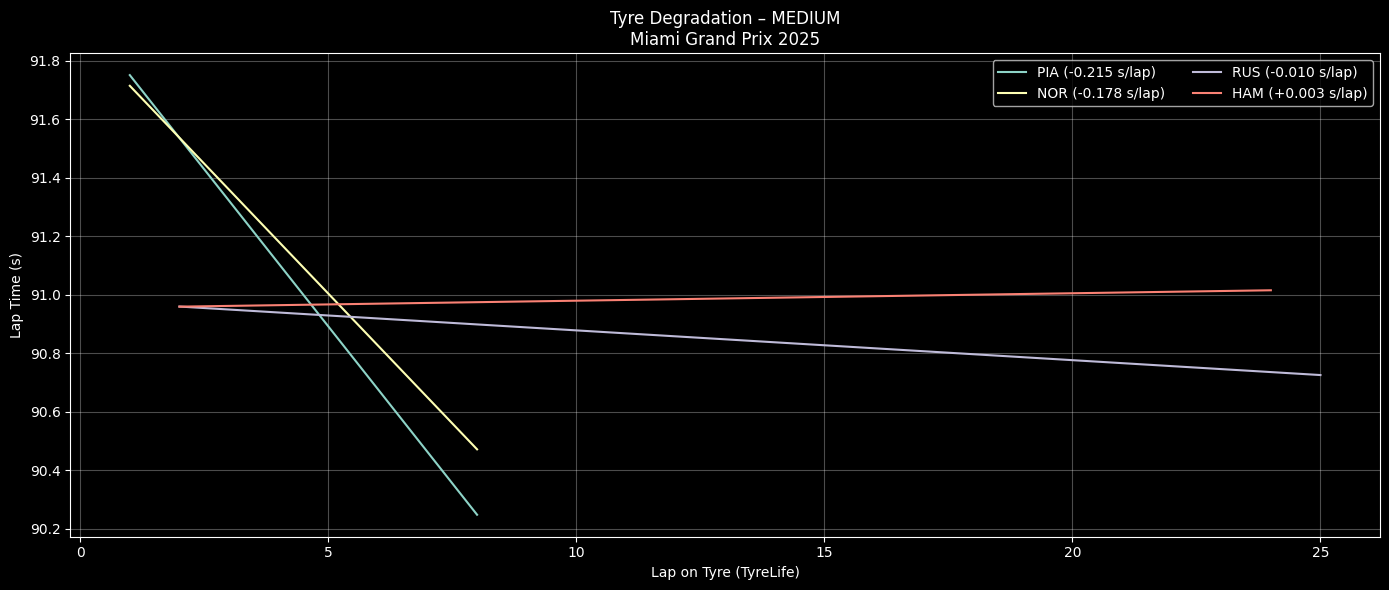

This figure's Python source:
import fastf1, os
import pandas as pd
import numpy as np
import matplotlib.pyplot as plt
from pathlib import Path

# ========= CONFIG =========
YEAR = 2025
GP = "Miami Grand Prix"
SESSION = "R"
COMPOUND = "MEDIUM"      # SOFT / MEDIUM / HARD
TOP_N = 10             # Top N finishers
CACHE_DIR = Path("/content/fastf1_cache")

# ========= CACHE =========
CACHE_DIR.mkdir(parents=True, exist_ok=True)
fastf1.Cache.enable_cache(CACHE_DIR)

# ========= LOAD SESSION =========
session = fastf1.get_session(YEAR, GP, SESSION)
session.load()

laps = session.laps.copy()
laps = laps[laps["IsAccurate"]]

# Convert laptime to seconds
laps["LapTimeSec"] = laps["LapTime"].dt.total_seconds()

# ========= SELECT TOP DRIVERS =========
drivers = (
    session.results
    .sort_values("Position")
    .head(TOP_N)["Abbreviation"]
    .tolist()
)

laps = laps[laps["Driver"].isin(drivers)]

# ========= CLEAN LAPS =========
laps = laps[
    laps["PitInTime"].isna() &
    laps["PitOutTime"].isna() &
    (laps["Compound"] == COMPOUND)
]

# ========= REMOVE OUTLIERS (IQR PER DRIVER PER STINT) =========
clean = []

for (d, stint), dl in laps.groupby(["Driver", "Stint"]):
    if len(dl) < 5:
        continue

    q1, q3 = dl["LapTimeSec"].quantile([0.25, 0.75])
    iqr = q3 - q1

    dl = dl[
        (dl["LapTimeSec"] >= q1 - 1.5 * iqr) &
        (dl["LapTimeSec"] <= q3 + 1.5 * iqr)
    ]

    clean.append(dl)

clean = pd.concat(clean)

# ========= PLOT TYRE DEGRADATION =========
plt.figure(figsize=(14,6))

for d in drivers:
    dl = clean[clean["Driver"] == d]

    # pilih stint terpanjang untuk driver tsb
    if dl.empty:
        continue

    stint_id = (
        dl.groupby("Stint").size().idxmax()
    )

    stint_laps = dl[dl["Stint"] == stint_id]

    if len(stint_laps) < 5:
        continue

    x = stint_laps["TyreLife"]
    y = stint_laps["LapTimeSec"]

    # Linear regression → degradation slope
    z = np.polyfit(x, y, 1)
    y_fit = np.polyval(z, x)

    plt.plot(x, y_fit, label=f"{d} ({z[0]:+.03f} s/lap)")

plt.title(f"Tyre Degradation – {COMPOUND}\n{GP} {YEAR}")
plt.xlabel("Lap on Tyre (TyreLife)")
plt.ylabel("Lap Time (s)")
plt.grid(alpha=0.3)
plt.legend(ncol=2)
plt.tight_layout()
plt.show()
